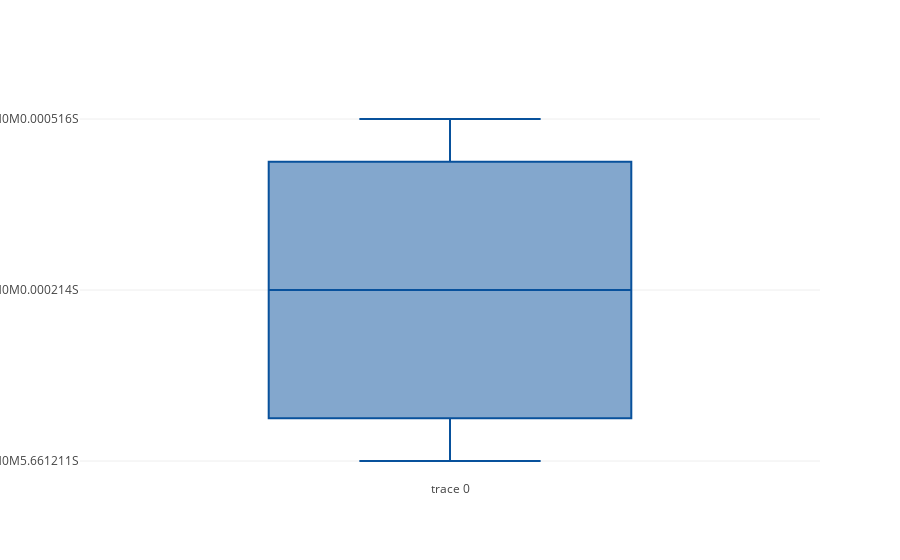

Notebook code for this chart:
### Code cell
y = delta_udp_time

trace = [go.Box(
    y=y,
    jitter=0.3,
    pointpos=-1.8,
    boxpoints = 'suspectedoutliers',
    marker = dict(
        color = 'rgb(8,81,156)',
        outliercolor = 'rgba(219, 64, 82, 0.6)',
        line = dict(
            outliercolor = 'rgba(219, 64, 82, 0.6)',
            outlierwidth = 2)
    ),
#     name = name + ' - suspected outliers'
)]

iplot(trace)

### Figure 1 — Plotly figure (JSON) as saved in the notebook; plotly's stock layout.template omitted (floating-point values rounded to 4 significant figures)
{"data": [{"boxpoints": "suspectedoutliers", "jitter": 0.3, "marker": {"color": "rgb(8,81,156)", "line": {"outliercolor": "rgba(219, 64, 82, 0.6)", "outlierwidth": 2}, "outliercolor": "rgba(219, 64, 82, 0.6)"}, "pointpos": -1.8, "type": "box", "y": ["P0D 0H0M5.661211S", "P0D 0H0M0.000214S", "P0D 0H0M0.000516S"]}], "layout": {}}
